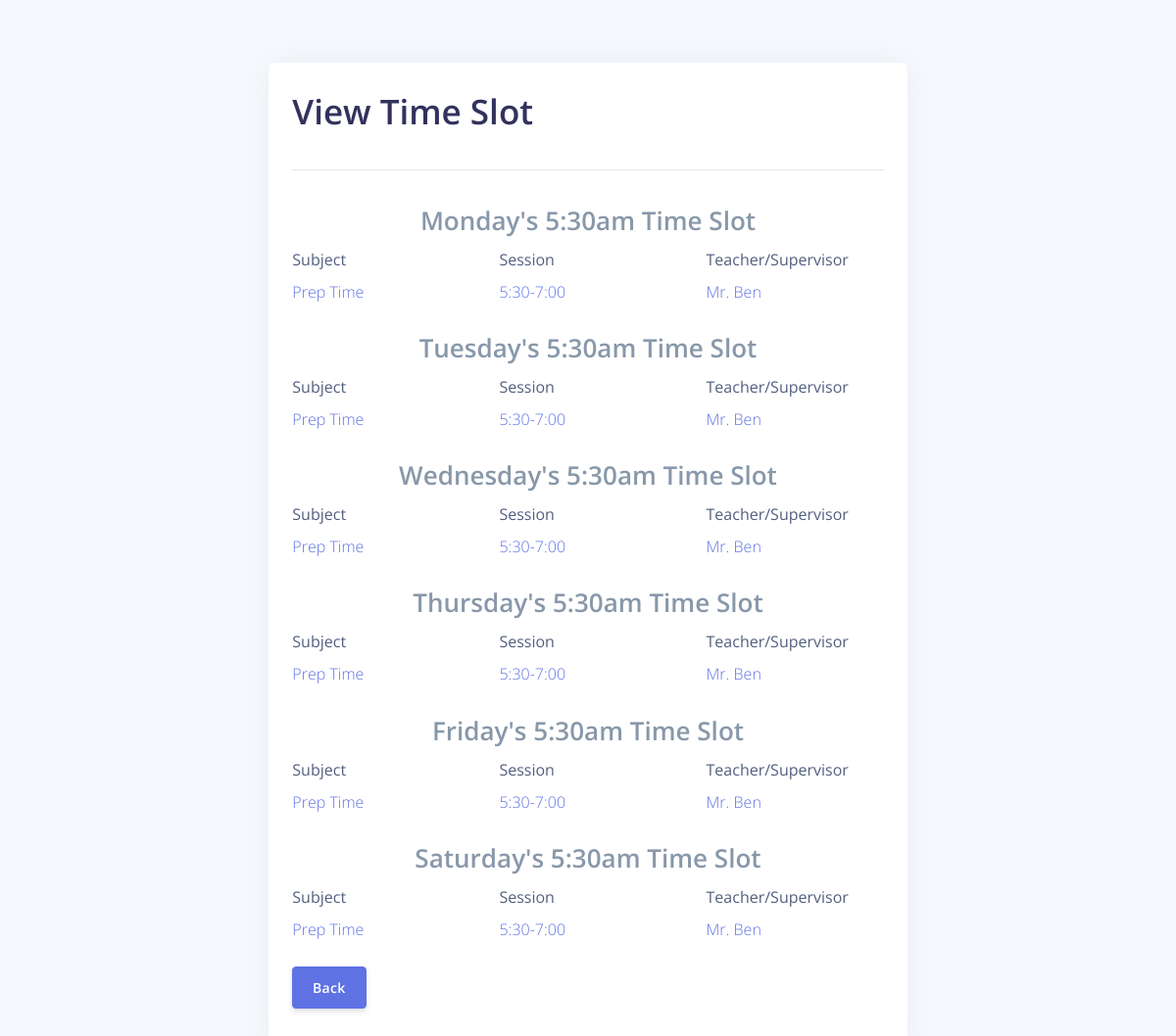
Screenshot of /read.php?id=2 with the database file from the repository.
### tables this page shows
CREATE TABLE `grade1` (
  `id` int(10) NOT NULL,
  `time_slot` varchar(100) NOT NULL,
  `mon_subject` varchar(100) NOT NULL,
  `mon_time` varchar(100) NOT NULL,
  `mon_teacher` varchar(100) NOT NULL,
  `tue_subject` varchar(100) NOT NULL,
  `tue_time` varchar(100) NOT NULL,
  `tue_teacher` varchar(100) NOT NULL,
  `wed_subject` varchar(100) NOT NULL,
  `wed_time` varchar(100) NOT NULL,
  `wed_teacher` varchar(100) NOT NULL,
  `thur_subject` varchar(100) NOT NULL,
  `thur_time` varchar(100) NOT NULL,
  `thur_teacher` varchar(100) NOT NULL,
  `fri_subject` varchar(100) NOT NULL,
  `fri_time` varchar(100) NOT NULL,
  `fri_teacher` varchar(100) NOT NULL,
  `sat_subject` varchar(100) NOT NULL,
  `sat_time` varchar(100) NOT NULL,
  `sat_teacher` varchar(100) NOT NULL,
  `create_at` timestamp(6) NOT NULL DEFAULT current_timestamp(6) ON UPDATE current_timestamp(6)
);

### read.php (the view, shortened to what this page needs)
<?php
if(isset($_GET["id"]) && !empty(trim($_GET["id"]))){
    require_once "config.php";
    $sql = "SELECT * FROM grade1 WHERE id = ?";
    if($stmt = $mysqli->prepare($sql)){
        $stmt->bind_param("i", $param_id);
        if($stmt->execute()){
            $result = $stmt->get_result();
            if($result->num_rows == 1){
                $row = $result->fetch_array(MYSQLI_ASSOC);
            } else{
                header("location: error.php");
                exit();
            }
        } else{
            echo "Oops! Something went wrong. Please try again later.";
        }
    }
} else{
    header("location: error.php");
    exit();
}
?>
<!DOCTYPE html>
<html lang="en">
<head>
    <link href="https://use.fontawesome.com/releases/v5.0.6/css/all.css" rel="stylesheet">
    <link rel="stylesheet" href="assets/vendor/nucleo/css/nucleo.css" type="text/css">
    <link rel="stylesheet" href="https://stackpath.bootstrapcdn.com/font-awesome/4.7.0/css/font-awesome.min.css">
    <link rel="stylesheet" href="assets/css/argon.css?v=1.2.0" type="text/css">
</head>
<body>
    <div class="wrapper m-3">
        <div class="container-fluid">
            <div class="row justify-content-center">
                <div class="col-lg-7">
                    <div class="card mt-5">
                        <div class="card-body">
                            <div class="page-header">
                                <h1 class="display-3">View Time Slot</h1>
                                <hr>
                            </div>
                            <div class="row justify-content-center"><label class="text-muted display-4">Monday's <?php echo $row["time_slot"]; ?> Time Slot</label></div>
                            <div class="row">
                                <div class="col">
                                    <div class="form-group">
                                        <label>Subject</label>
                                        <p class="text-primary form-control-static"><?php echo $row["mon_subject"]; ?></p>
                                    </div>
                                </div>
                                <div class="col">
                                    <div class="form-group">
                                        <label>Session</label>
                                        <p class="text-primary form-control-static"><?php echo $row["mon_time"]; ?></p>
                                    </div>
                                </div>
                                <div class="col">
                                    <div class="form-group">
                                        <label>Teacher/Supervisor</label>
                                        <p class="text-primary form-control-static"><?php echo $row["mon_teacher"]; ?></p>
                                    </div>
                                </div>
                            </div>
                            <div class="row justify-content-center"><label class="text-muted display-4">Tuesday's <?php echo $row["time_slot"]; ?> Time Slot</label></div>
                            <div class="row">
                                <div class="col">
                                    <div class="form-group">
                                        <label>Subject</label>
                                        <p class="text-primary form-control-static"><?php echo $row["tue_subject"]; ?></p>
                                    </div>
                                </div>
                                <div class="col">
                                    <div class="form-group">
                                        <label>Session</label>
                                        <p class="text-primary form-control-static"><?php echo $row["tue_time"]; ?></p>
                                    </div>
                                </div>
                                <div class="col">
                                    <div class="form-group">
                                        <label>Teacher/Supervisor</label>
                                        <p class="text-primary form-control-static"><?php echo $row["tue_teacher"]; ?></p>
                                    </div>
                                </div>
                            </div>
                            <div class="row justify-content-center"><label class="text-muted display-4">Wednesday's <?php echo $row["time_slot"]; ?> Time Slot</label></div>
                            <div class="row">
                                <div class="col">
                                    <div class="form-group">
                                        <label>Subject</label>
                                        <p class="text-primary form-control-static"><?php echo $row["wed_subject"]; ?></p>
                                    </div>
                                </div>
                                <div class="col">
                                    <div class="form-group">
                                        <label>Session</label>
                                        <p class="text-primary form-control-static"><?php echo $row["wed_time"]; ?></p>
                                    </div>
                                </div>
                                <div class="col">
                                    <div class="form-group">
                                        <label>Teacher/Supervisor</label>
                                        <p class="text-primary form-control-static"><?php echo $row["wed_teacher"]; ?></p>
                                    </div>
                                </div>
                            </div>
                            <div class="row justify-content-center"><label class="text-muted display-4">Thursday's <?php echo $row["time_slot"]; ?> Time Slot</label></div>
                            <div class="row">
                                <div class="col">
                                    <div class="form-group">
                                        <label>Subject</label>
                                        <p class="text-primary form-control-static"><?php echo $row["thur_subject"]; ?></p>
                                    </div>
                                </div>
                                <div class="col">
                                    <div class="form-group">
                                        <label>Session</label>
                                        <p class="text-primary form-control-static"><?php echo $row["thur_time"]; ?></p>
                                    </div>
                                </div>
                                <div class="col">
                                    <div class="form-group">
                                        <label>Teacher/Supervisor</label>
                                        <p class="text-primary form-control-static"><?php echo $row["thur_teacher"]; ?></p>
                                    </div>
                                </div>
                            </div>
                            <div class="row justify-content-center"><label class="text-muted display-4">Friday's <?php echo $row["time_slot"]; ?> Time Slot</label></div>
                            <div class="row">
                                <div class="col">
                                    <div class="form-group">
                                        <label>Subject</label>
                                        <p class="text-primary form-control-static"><?php echo $row["fri_subject"]; ?></p>
                                    </div>
                                </div>
                                <div class="col">
                                    <div class="form-group">
                                        <label>Session</label>
                                        <p class="text-primary form-control-static"><?php echo $row["fri_time"]; ?></p>
                                    </div>
                                </div>
                                <div class="col">
                                    <div class="form-group">
                                        <label>Teacher/Supervisor</label>
                                        <p class="text-primary form-control-static"><?php echo $row["fri_teacher"]; ?></p>
                                    </div>
                                </div>
                            </div>
                            <div class="row justify-content-center"><label class="text-muted display-4">Saturday's <?php echo $row["time_slot"]; ?> Time Slot</label></div>
                            <div class="row">
                                <div class="col">
                                    <div class="form-group">
                                        <label>Subject</label>
                                        <p class="text-primary form-control-static"><?php echo $row["sat_subject"]; ?></p>
                                    </div>
                                </div>
                                <div class="col">
                                    <div class="form-group">
                                        <label>Session</label>
                                        <p class="text-primary form-control-static"><?php echo $row["sat_time"]; ?></p>
                                    </div>
                                </div>
                                <div class="col">
                                    <div class="form-group">
                                        <label>Teacher/Supervisor</label>
                                        <p class="text-primary form-control-static"><?php echo $row["sat_teacher"]; ?></p>
                                    </div>
                                </div>
                            </div>
                            <p><a href="index.php" class="btn btn-primary">Back</a></p>
                        </div>
                    </div>
                </div>
            </div>
        </div>
    </div>
</body>
</html>

### rows the page displays
grade1: time_slot "5:30am", mon_subject "Prep Time", mon_time "5:30-7:00", mon_teacher "Mr. Ben", tue_subject "Prep Time", tue_time "5:30-7:00", tue_teacher "Mr. Ben", wed_subject "Prep Time", wed_time "5:30-7:00", wed_teacher "Mr. Ben", thur_subject "Prep Time", thur_time "5:30-7:00", thur_teacher "Mr. Ben", fri_subject "Prep Time", fri_time "5:30-7:00", fri_teacher "Mr. Ben", sat_subject "Prep Time", sat_time "5:30-7:00", sat_teacher "Mr. Ben"
